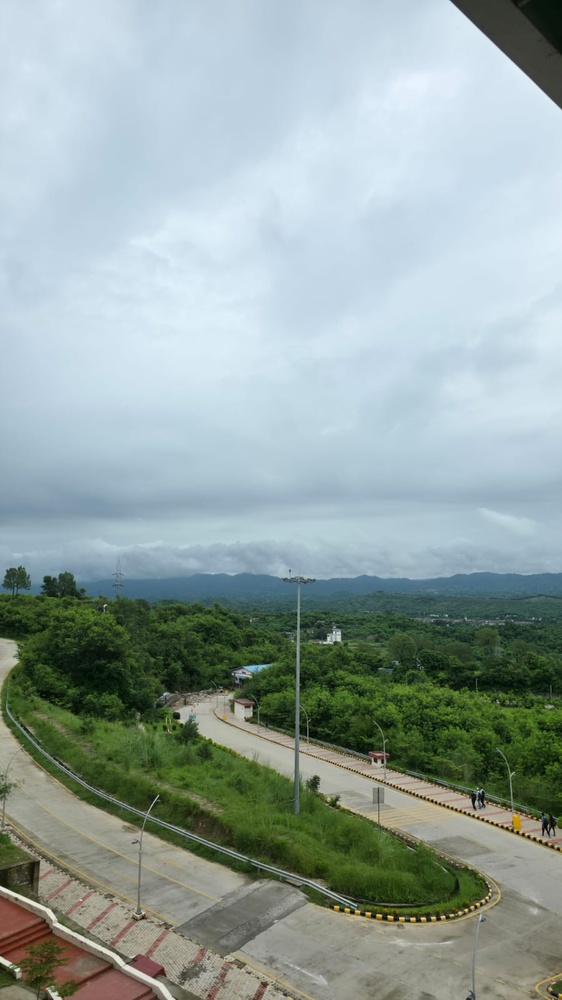
#> input picture Nature.jpeg, 562 x 1000 px, shrunk from 900 x 1600 before the run
$ python q10.py
#> lines starting #> are read from the running program, lines starting #| are printed output that depends on the picture
import numpy as np
import matplotlib.pyplot as plt
from PIL import Image


# ---------------------------------------------------
# 1. READ IMAGE
# ---------------------------------------------------

img = Image.open("Nature.jpeg").convert("RGB")
#> img is the input picture: PIL image 562x1000 RGB; mean R, G, B 147.7, 163.5, 160.5
img = np.array(img)

print("Original image shape:", img.shape)
#| Original image shape: (1000, 562, 3)


# ---------------------------------------------------
# 2. DEFINE BASIS VECTORS
# ---------------------------------------------------

e1 = np.array([1, 0])
e2 = np.array([0, 1])


# ---------------------------------------------------
# 3. DEFINE MATRICES
# ---------------------------------------------------

A1 = np.array([
    [2, 0],
    [0, 0.5]
])

A2 = np.array([
    [0, -1],
    [1,  0]
])

A3 = np.array([
    [1, 1],
    [0, 1]
])

A4 = np.array([
    [-1, 0],
    [0,  1]
])

A5 = np.array([
    [1, 0],
    [0, 0]
])


matrices = {
    "A1 - Scaling": A1,
    "A2 - 90 degree Rotation": A2,
    "A3 - Horizontal Shear": A3,
    "A4 - Reflection in y-axis": A4,
    "A5 - Projection onto x-axis": A5
}


# ---------------------------------------------------
# 4. PRINT ASSIGNMENT INFORMATION
# ---------------------------------------------------

print("\n\n===== TRANSFORMATION INFORMATION =====")

for name, A in matrices.items():

    Te1 = A @ e1
    Te2 = A @ e2
    rank = np.linalg.matrix_rank(A)

    print("\n", name)
    print("Matrix:")
    print(A)

    print("T(e1) =", Te1)
    print("T(e2) =", Te2)

    print("Rank =", rank)

    if rank < 2:
        print("Information loss: YES")
    else:
        print("Information loss: NO")


# ---------------------------------------------------
# 5. FUNCTION TO TRANSFORM IMAGE
# ---------------------------------------------------

def transform_image(image, A):

    height, width, channels = image.shape

    # Image centre
    cx = (width - 1) / 2
    cy = (height - 1) / 2

    # Create coordinates for every pixel
    y, x = np.indices((height, width))

    # Move origin to image centre
    X = x - cx
    Y = cy - y

    # Convert coordinates into vectors
    coordinates = np.vstack((
        X.flatten(),
        Y.flatten()
    ))

    # Apply transformation
    transformed_coordinates = A @ coordinates

    X_new = transformed_coordinates[0]
    Y_new = transformed_coordinates[1]

    # Find new boundaries
    min_x = np.floor(X_new.min())
    max_x = np.ceil(X_new.max())

    min_y = np.floor(Y_new.min())
    max_y = np.ceil(Y_new.max())

    new_width = int(max_x - min_x + 1)
    new_height = int(max_y - min_y + 1)

    # Create white output image
    new_image = np.ones(
        (new_height, new_width, channels),
        dtype=np.uint8
    ) * 255

    # Convert mathematical coordinates back to image coordinates
    new_x = np.round(X_new - min_x).astype(int)
    new_y = np.round(max_y - Y_new).astype(int)

    # Check valid pixels
    valid = (
        (new_x >= 0) &
        (new_x < new_width) &
        (new_y >= 0) &
        (new_y < new_height)
    )

    # Copy pixels
    original_pixels = image.reshape(-1, channels)

    new_image[
        new_y[valid],
        new_x[valid]
    ] = original_pixels[valid]

    return new_image


# ---------------------------------------------------
# 6. DISPLAY ORIGINAL IMAGE
# ---------------------------------------------------

plt.figure(figsize=(6, 5))
plt.imshow(img)
plt.title("Original Image")
plt.axis("off")
plt.show()


# ---------------------------------------------------
# 7. APPLY ALL TRANSFORMATIONS
# ---------------------------------------------------

for name, A in matrices.items():

    # A5 is mathematically a projection onto x-axis.
    # For visualization only, use a tiny y-scale.
    if name.startswith("A5"):

        A_visual = np.array([
            [1, 0],
            [0, 0.02]
        ])

        result = transform_image(img, A_visual)

        title = (
            "A5 - Projection onto x-axis\n"
            "0.02 used only for visualization"
        )

    else:

        result = transform_image(img, A)
        title = name

    # Display result
    plt.figure(figsize=(7, 5))
    plt.imshow(result)
    plt.title(title)
    plt.axis("off")
    plt.show()
#> this loop made 5 passes
#> pass 1, `result = transform_image(img, A)`:
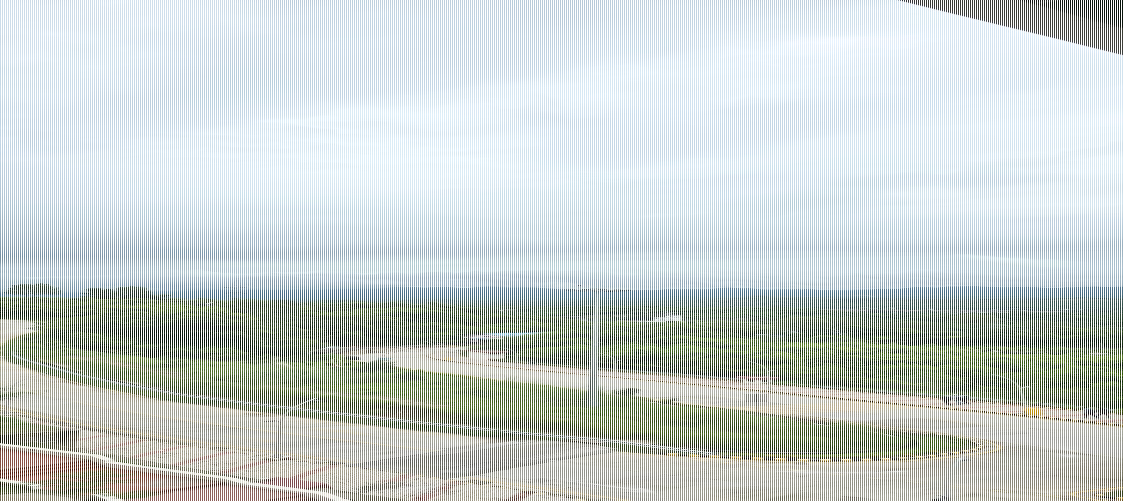
#> result: shape (501, 1123, 3); mean R, G, B 201.3, 209.2, 207.7
#> pass 2, `result = transform_image(img, A)`:
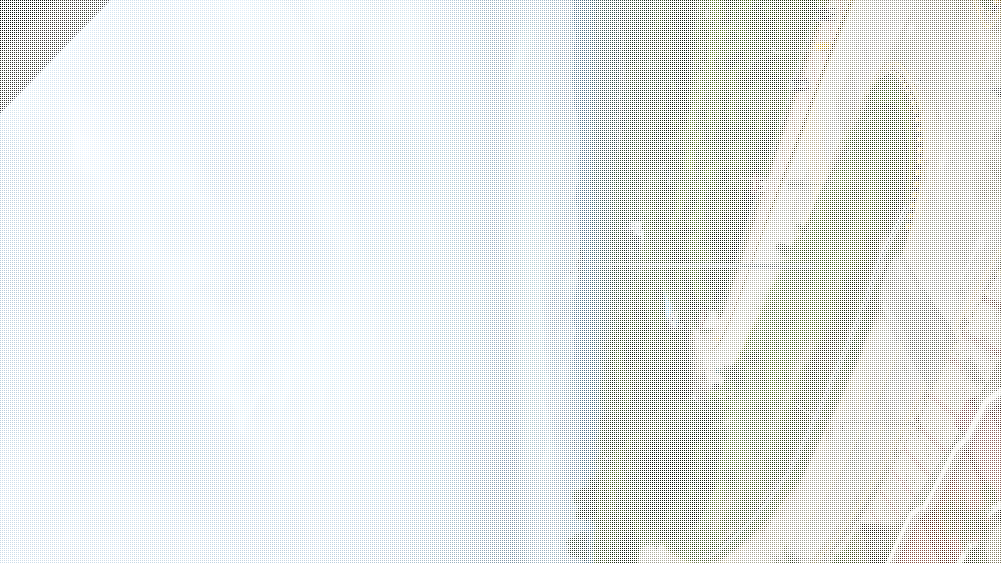
#> result: shape (563, 1001, 3); mean R, G, B 228.1, 232, 231.3
#> pass 3, `result = transform_image(img, A)`:
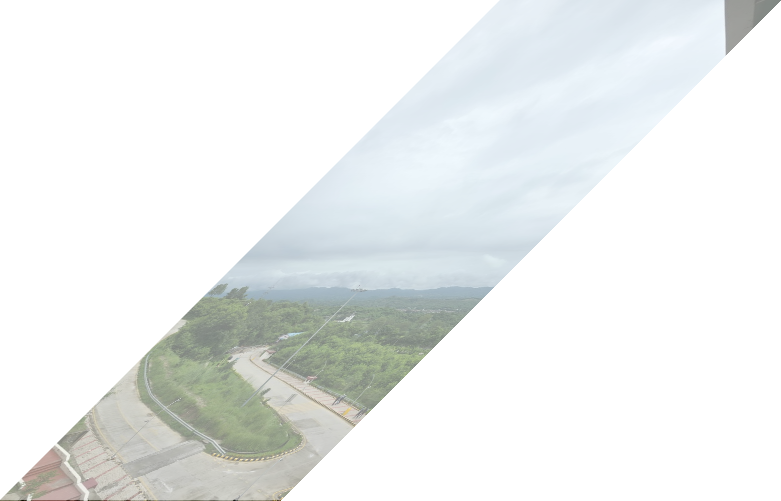
#> result: shape (1001, 1561, 3) (shown at 1/2 size); mean R, G, B 235.6, 238.5, 237.9
